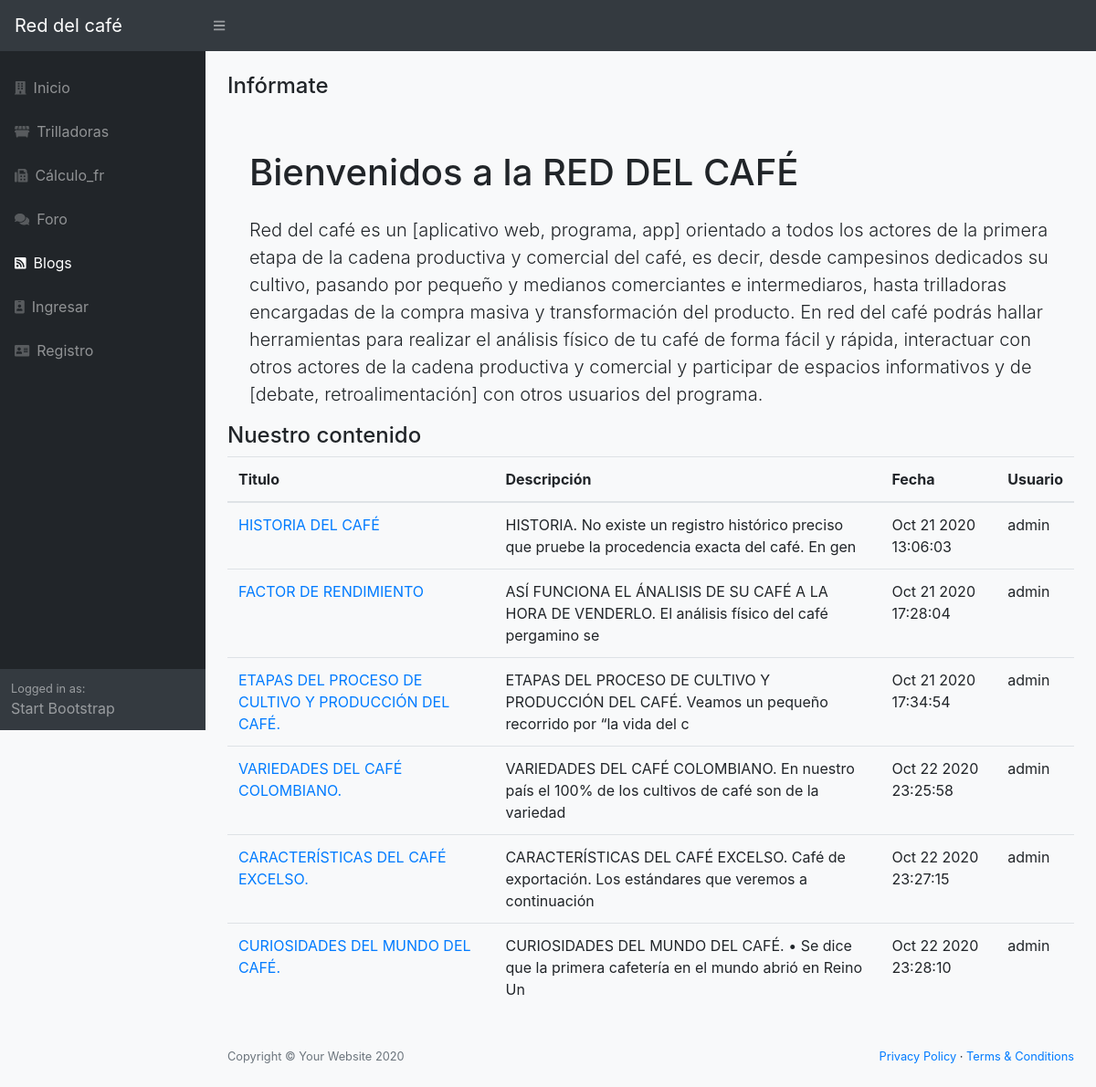
The app's page /blogs, older data.
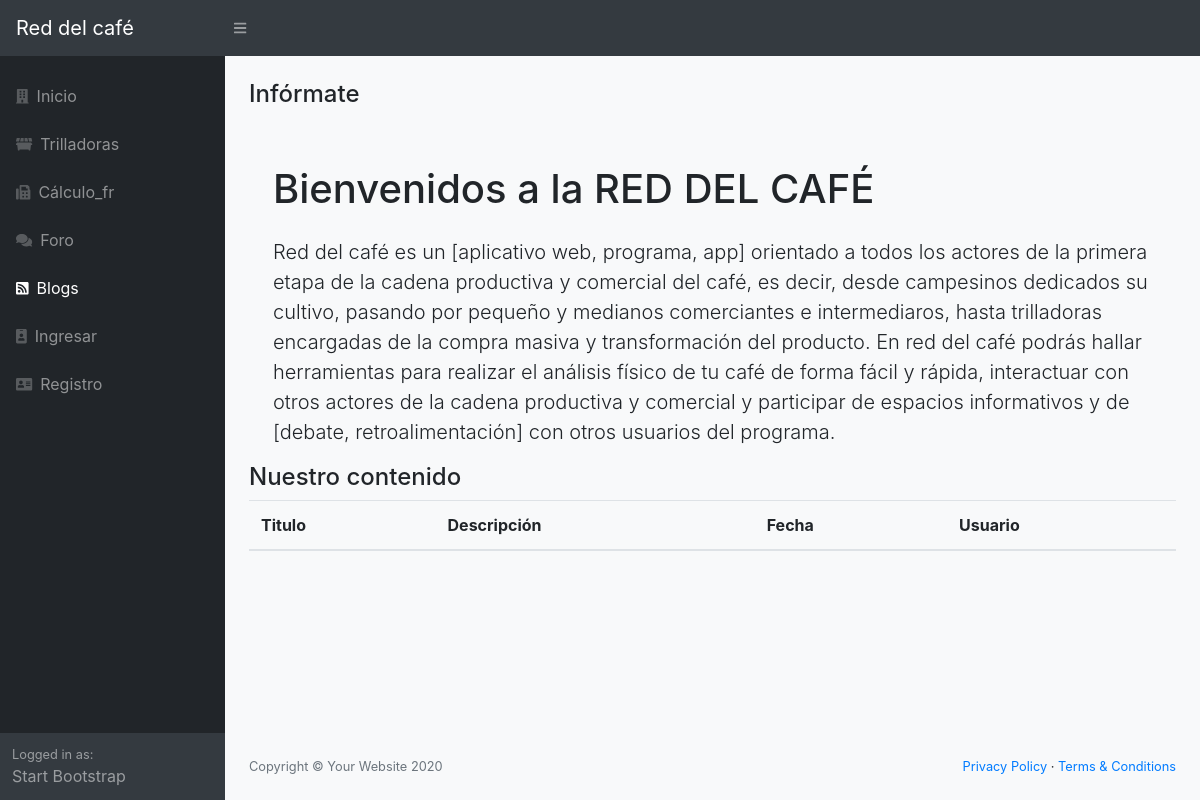
The same page, newer data.
### red/models.py (models this page shows, shortened)
class Blogs(db.Model):
    __tablename__ = 'blogs'
    id = Column(Integer, primary_key=True)
    titulo = Column(String(100))
    descripcion = Column(String(255))
    created_at = db.Column(db.DateTime)
    UsuarioId = Column(Integer, ForeignKey('usuarios.id'), nullable=False)
    usuario = relationship("Usuarios", backref="blogs")
    def __repr__(self):
        return (u'<{self.__class__.__name__}: {self.id}>'.format(self=self))

class Usuarios(db.Model):
    __tablename__ = 'usuarios'
    id = Column(Integer, primary_key=True)
    username = Column(String(100), nullable=False)
    password_hash = Column(String(128), nullable=False)
    nombre = Column(String(200), nullable=False)
    email = Column(String(200), nullable=False)
    admin = Column(Boolean, default=False)
    @property
    def password(self):
        raise AttributeError('password is not a readable attribute')

### red/app.py (the view)
@app.route("/blogs")
def blogs():
    from red.models import Blogs, Usuarios
    blogs = Blogs.query.all()
    print(blogs)
    return render_template("blogs.html", blogs=blogs)

### red/templates/blogs.html (shortened to what this page needs)
{% extends "base.html" %} {% block title %}Red del café{% endblock %} {% block body %}
<div class="container">
  <div class="row">
    <div class="col-md-12">
      <h4>Infórmate</h4>
      <br/>
      <div class="container-fluid">
        <h1 class="mt-4 mb-4" >Bienvenidos a la RED DEL CAFÉ</h1>
        <p class="lead">Red del café es un [aplicativo web, programa, app] orientado a todos los actores de la primera etapa de la cadena productiva y comercial del café, es decir, desde campesinos dedicados su cultivo, pasando por pequeño y medianos comerciantes e intermediaros, hasta trilladoras encargadas de la compra masiva y transformación del producto.
          En red del café podrás hallar herramientas para realizar el análisis físico de tu café de forma fácil y rápida, interactuar con otros actores de la cadena productiva y comercial y participar de espacios informativos y de [debate, retroalimentación] con otros usuarios del programa.
        </p>
      </div>
      <h4>Nuestro contenido</h4>
      <div class="panel panel-default">
        <table class="table">
          <thead>
            <th>Titulo</th>
            <th>Descripción</th>
            <th>Fecha</th>
            <th>Usuario</th>
          </thead>
          <tbody>
            {% for frs in blogs %}
              <tr>
                <td><a href="{{url_for('blogs_view',id=frs.id)}}">{{frs.titulo}}</a></td>
                <td>{{frs.descripcion[0:100]}}</td>
                <td>{{frs.created_at.strftime("%b %d %Y %H:%M:%S")}}</td>
                <td>{{frs.usuario.username}}</td>
              </tr>
            {% endfor %}
          </tbody>
        </table>
      </div>
</div>
{% endblock %}

Row changes from the older to the newer data that the page shows:
removed Blogs: titulo "HISTORIA DEL CAFÉ", descripcion "HISTORIA. No existe un registro histórico preciso que pruebe la procedencia exacta del café. En gen", created_at "Oct 21 2020 13:06:03", usuario.username "admin"
removed Blogs: titulo "FACTOR DE RENDIMIENTO", descripcion "ASÍ FUNCIONA EL ÁNALISIS DE SU CAFÉ A LA HORA DE VENDERLO. El análisis físico del café pergamino se", created_at "Oct 21 2020 17:28:04", usuario.username "admin"
removed Blogs: titulo "ETAPAS DEL PROCESO DE CULTIVO Y PRODUCCIÓN DEL CAFÉ.", descripcion "ETAPAS DEL PROCESO DE CULTIVO Y PRODUCCIÓN DEL CAFÉ. Veamos un pequeño recorrido por “la vida del c", created_at "Oct 21 2020 17:34:54", usuario.username "admin"
removed Blogs: titulo "VARIEDADES DEL CAFÉ COLOMBIANO.", descripcion "VARIEDADES DEL CAFÉ COLOMBIANO. En nuestro país el 100% de los cultivos de café son de la variedad", created_at "Oct 22 2020 23:25:58", usuario.username "admin"
removed Blogs: titulo "CARACTERÍSTICAS DEL CAFÉ EXCELSO.", descripcion "CARACTERÍSTICAS DEL CAFÉ EXCELSO. Café de exportación. Los estándares que veremos a continuación", created_at "Oct 22 2020 23:27:15", usuario.username "admin"
removed Blogs: titulo "CURIOSIDADES DEL MUNDO DEL CAFÉ.", descripcion "CURIOSIDADES DEL MUNDO DEL CAFÉ. • Se dice que la primera cafetería en el mundo abrió en Reino Un", created_at "Oct 22 2020 23:28:10", usuario.username "admin"
